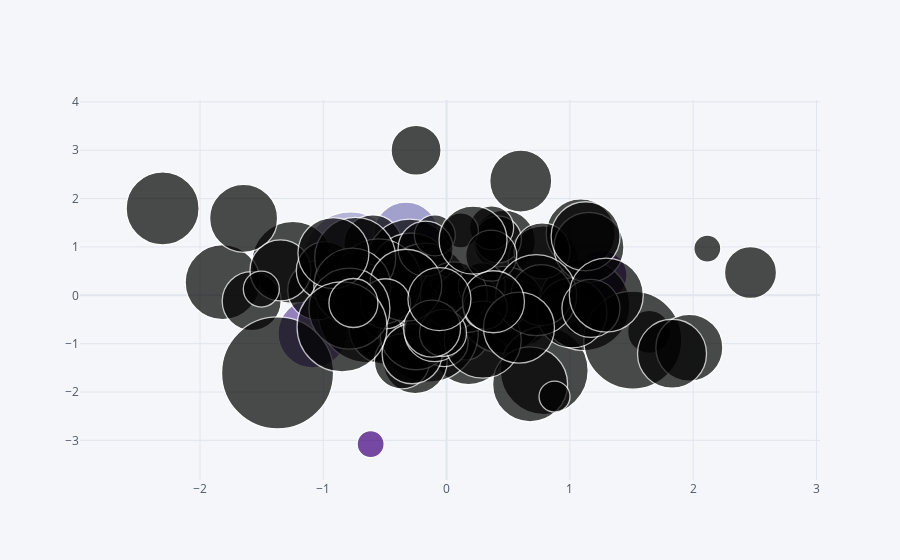

The code cell stored with this chart in its notebook:
### Code cell
cf.colors.scales()
df.iplot(kind='bubble',x='A',y='B',size='C', colorscale='purples')
